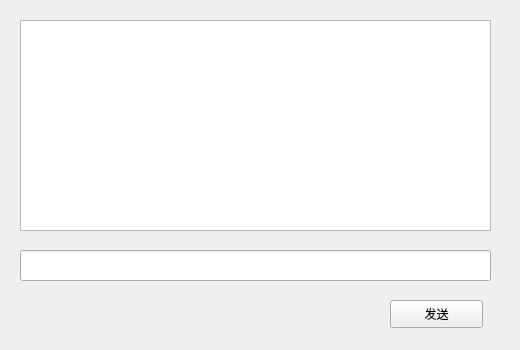
<?xml version="1.0" encoding="UTF-8"?>
<ui version="4.0">
 <class>PrivateChatForm</class>
 <widget class="QWidget" name="PrivateChatForm">
  <property name="geometry">
   <rect>
    <x>0</x>
    <y>0</y>
    <width>520</width>
    <height>350</height>
   </rect>
  </property>
  <property name="windowTitle">
   <string>Form</string>
  </property>
  <widget class="QPushButton" name="sendButton">
   <property name="geometry">
    <rect>
     <x>390</x>
     <y>300</y>
     <width>93</width>
     <height>28</height>
    </rect>
   </property>
   <property name="text">
    <string>发送</string>
   </property>
  </widget>
  <widget class="QTextEdit" name="textEditClient">
   <property name="geometry">
    <rect>
     <x>20</x>
     <y>20</y>
     <width>471</width>
     <height>211</height>
    </rect>
   </property>
  </widget>
  <widget class="QLineEdit" name="sendlineEdit">
   <property name="geometry">
    <rect>
     <x>20</x>
     <y>250</y>
     <width>471</width>
     <height>31</height>
    </rect>
   </property>
  </widget>
 </widget>
 <resources/>
 <connections/>
</ui>
